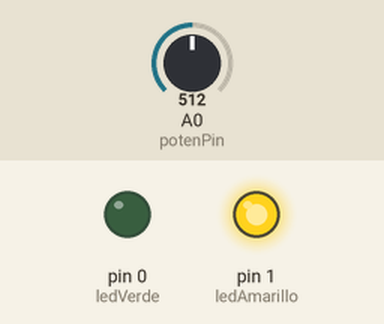
This sketch was run on a simulated Arduino Uno, built with avr-gcc and run on an emulated ATmega328P. Parts: output pins drawn as LEDs (lit = HIGH). The test bench sets the inputs (shaded band); at power-on: A0 (potenPin) = 512.

Above: at 1.2 s.
1.3 s: A0 (potenPin) set to 486
At 2.5 s:
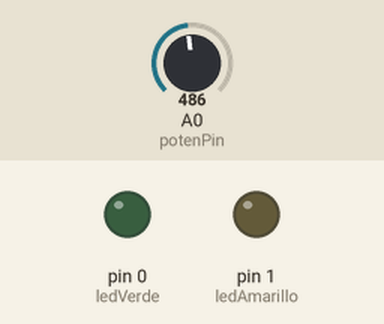
2.8 s: A0 (potenPin) set to 1023
At 3.6 s:
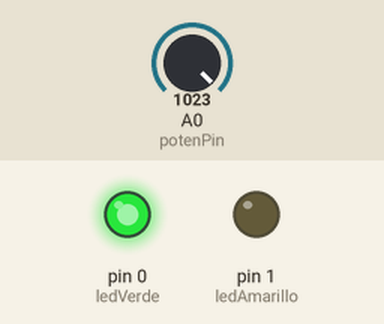
4.3 s: A0 (potenPin) set to 1015
At 4.8 s:
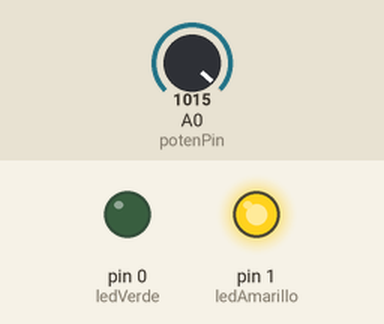
5.8 s: A0 (potenPin) set to 490
At 7.1 s:
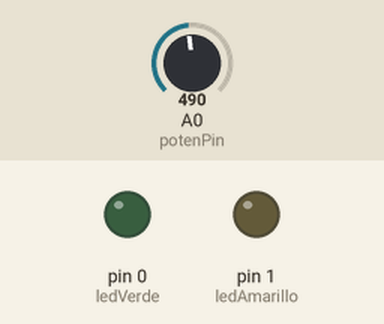
Timing chart, 0 to 8.3 s (numbered marks = the images above; inputs shaded):
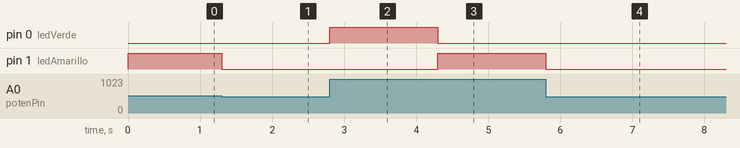

The sketch:

_05-senial-analogica.ino
```cpp
int const ledVerde = 0;
int const ledAmarillo = 1;
int const potenPin = A0;

void setup() {
  pinMode(potenPin, INPUT);
  pinMode(ledVerde, OUTPUT);
  pinMode(ledAmarillo, OUTPUT);
}

void loop() {
  int value = analogRead(potenPin);

  // primero solo el if
  if (value >= 1023) {
    digitalWrite(ledAmarillo, LOW);
    digitalWrite(ledVerde, HIGH);
  }
  // por ultimo despues del anidado
  else if (value >= 500) {
    digitalWrite(ledVerde, LOW);
    digitalWrite(ledAmarillo, HIGH);
  }
  // agregar el else para apagar
  else {
    digitalWrite(ledAmarillo, LOW);
    digitalWrite(ledVerde, LOW);
  }
}
```

Measured:
- the behaviour switches between 500 and 499 on A0 (potenPin) (found by bisection; images 0 and 1)
- the behaviour switches between 1023 and 1022 on A0 (potenPin) (found by bisection; images 2 and 3)
- after the input at 1.3 s, pin 1 (ledAmarillo): HIGH → LOW at once
- after the input at 2.8 s, pin 0 (ledVerde): LOW → HIGH at once
- after the input at 4.3 s, pin 0 (ledVerde): HIGH → LOW at once; pin 1 (ledAmarillo): LOW → HIGH at once
- after the input at 5.8 s, pin 1 (ledAmarillo): HIGH → LOW at once
